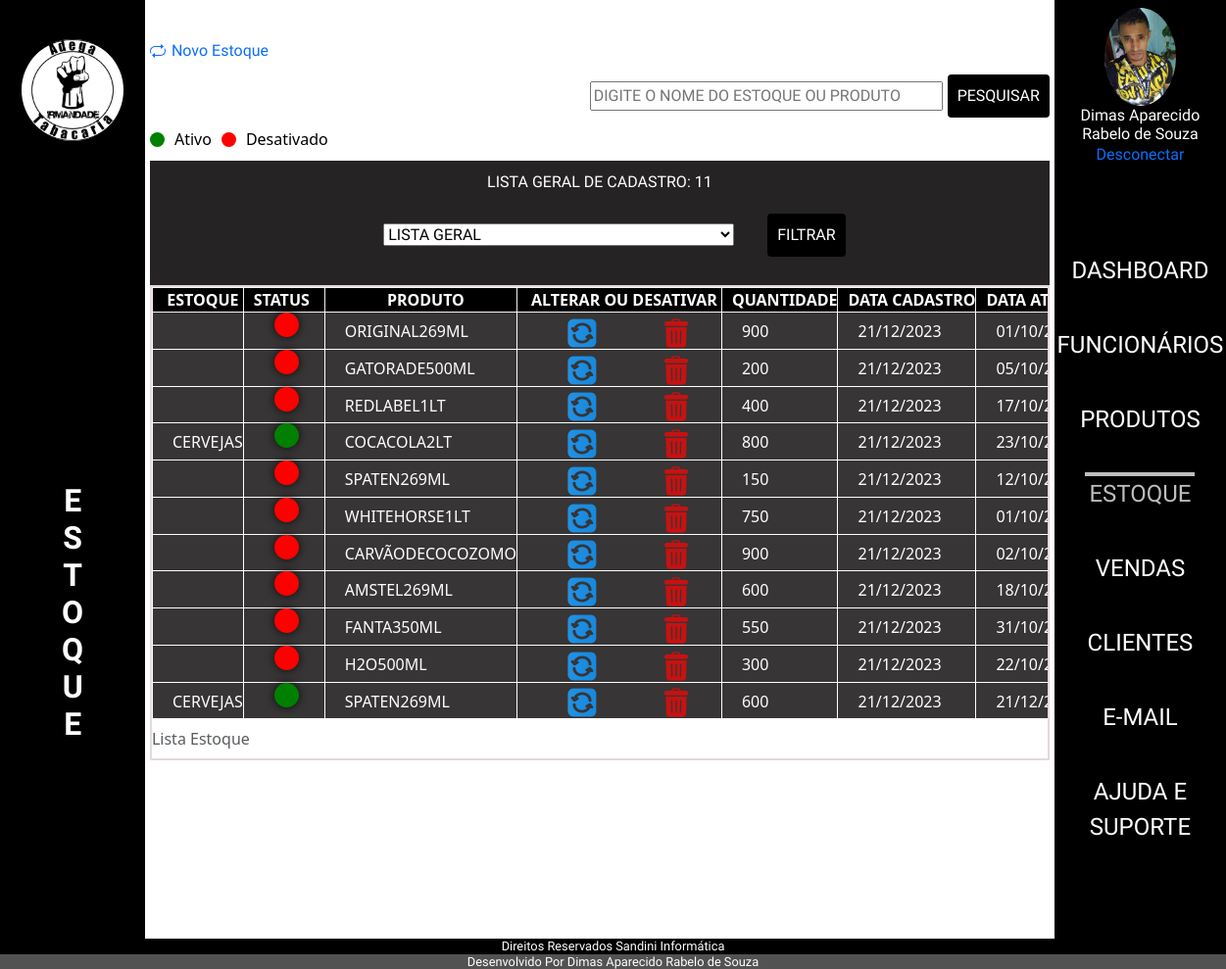
Page /admin/index.php?p=estoque (signed in) on the earlier database version.
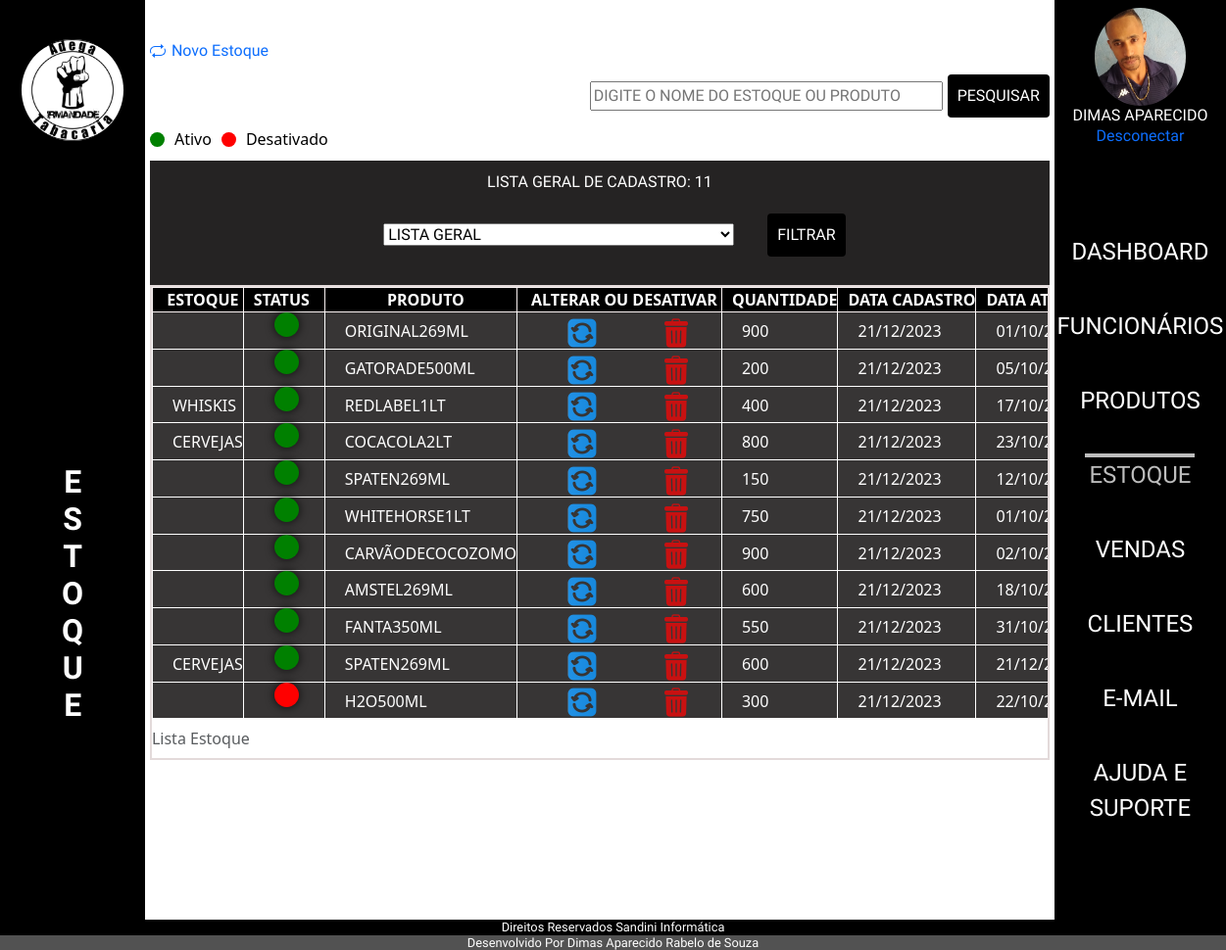
Same page on the later database version.
### tables this page shows
CREATE TABLE `tblestoque` (
  `idEstoque` int(11) NOT NULL,
  `nomeEstoque` varchar(100) DEFAULT NULL,
  `quantidadeEstoque` int(11) DEFAULT NULL,
  `dataCadastroEstoque` date DEFAULT curdate(),
  `dataAtualiEstoque` date DEFAULT curdate(),
  `statusEstoque` varchar(10) DEFAULT NULL,
  `horaEstoque` time DEFAULT curtime(),
  `idProduto` int(11) DEFAULT NULL
);

CREATE TABLE `tblprodutos` (
  `idProduto` int(11) NOT NULL,
  `nomeProduto` varchar(255) DEFAULT NULL,
  `descricaoProduto` varchar(50) DEFAULT NULL,
  `categoriaProduto` varchar(50) DEFAULT NULL,
  `statusProduto` varchar(255) DEFAULT 'Ativo',
  `precoCompraProduto` double(10,2) DEFAULT NULL,
  `precoVendaProduto` double(10,2) DEFAULT NULL,
  `fornecedorProduto` varchar(20) DEFAULT NULL,
  `dataReceProduto` date DEFAULT curdate(),
  `horaProduto` time DEFAULT curtime()
);

CREATE TABLE `tblusuarios` (
  `idUsuario` int(11) NOT NULL,
  `nomeUsuario` varchar(50) NOT NULL,
  `emailUsuario` varchar(80) NOT NULL,
  `senhaUsuario` varchar(20) NOT NULL,
  `statusUsuario` varchar(10) NOT NULL,
  `fotoUsuario` varchar(100) NOT NULL
);

### admin/authenticacao.php (called while the page is built, shortened)
<?php
if (isset($_SESSION['idUsuario'])) {
    $tipoUsuario = 'cliente';
} elseif (isset($_SESSION['idFuncionario'])) {
    $id = $_SESSION['idFuncionario'];
    $tipoUsuario = 'funcionario';
} else {
    header("location: http://localhost/ProjetoAdegaIrmandade/admin/loginAdmin.php");
    exit;
}
$pagina = @$_GET['p'];
require_once('class/cliente.php');
require_once('class/funcionario.php');
if ($tipoUsuario === 'cliente') {
    $usuarios = new ClienteClass($id);
} elseif ($tipoUsuario === 'funcionario') {
    $funcionarios = new FuncionarioClass($id);
    $usuario = $funcionarios;
}

### admin/class/estoque.php (called while the page is built, shortened)
<?php
class EstoqueClass
{
    public function listarEstoque()
{
    $sql = "SELECT
        m.idEstoque,
        m.nomeEstoque,
        m.quantidadeEstoque,
        m.dataCadastroEstoque,
        m.dataAtualiEstoque,
        m.statusEstoque,
        m.horaEstoque,
        a.nomeProduto
    FROM
        tblestoque m
    INNER JOIN
        tblprodutos a ON m.idProduto = a.idProduto
    WHERE
        m.statusEstoque = 'ATIVO'
    ORDER BY
        m.idEstoque ASC";
    try {
        $conn = Conexao::LigarConexao();
        $resultado = $conn->query($sql);
        $lista = $resultado->fetchAll();
        return $lista;
    } catch (PDOException $e) {
        echo "Erro na consulta: " . $e->getMessage();
        return false;
    }
}
public function listarEstoqueDesativados()
{
    $sql = "SELECT
        m.idEstoque,
        m.nomeEstoque,
        m.quantidadeEstoque,
        m.dataCadastroEstoque,
        m.dataAtualiEstoque,
        m.statusEstoque,
        m.horaEstoque,
        a.nomeProduto
    FROM
        tblestoque m
    INNER JOIN
        tblprodutos a ON m.idProduto = a.idProduto
    WHERE
        m.statusEstoque = 'DESATIVADO'
    ORDER BY
        m.idEstoque ASC";
    try {
        $conn = Conexao::LigarConexao();
        $resultado = $conn->query($sql);
        $lista = $resultado->fetchAll();
        return $lista;
    } catch (PDOException $e) {
        echo "Erro na consulta: " . $e->getMessage();
        return false;
    }
}
}

### admin/class/cliente.php (called while the page is built, shortened)
<?php
class ClienteClass
{
    public $idUsuario;
public function __construct($id = false)
    {
        if ($id) {
            $this->idUsuario = $id;
            $this->Carregar();
        }
    }
    public function Carregar()
    {
        $query = "SELECT * FROM tblusuarios WHERE idUsuario = " . $this->idUsuario;
        $conn = Conexao::LigarConexao();
        $resultado = $conn->query($query);
        $lista = $resultado->fetchAll();
        foreach ($lista as $linha) {
            $this->nomeUsuario = $linha['nomeUsuario'];
            $this->fotoUsuario = $linha['fotoUsuario'];
        }
        }
 }

### admin/estoque/listar.php (the view, shortened to what this page needs)
<?php
require_once('class/estoque.php');
$estoque = new EstoqueClass();
$listaAtivos = $estoque->listarEstoque();
$listaDesativados = $estoque->listarEstoqueDesativados();
$listaFiltrada = array_merge($listaAtivos, $listaDesativados);
$statusFiltrar = '';
$totalCadastrados = count($listaFiltrada);
$totalAtivos = count($listaAtivos);
$totalDesativados = count($listaDesativados);
?>
<div>
    <a class="icon-link icon-link-hover" style="--bs-icon-link-transform: translate3d(0, -.125rem, 0);" href="index.php?p=estoque&e=cadastrar">
        Novo Estoque
    </a>
</div>
<div>
    <form class="CampoPes" action="" method="POST">
        <input type="text" id="searchInput" name="searchInput" placeholder="Digite o nome do Estoque ou Produto">
        <button type="submit">Pesquisar</button>
    </form>
</div>
<?php if (empty($statusFiltrar) || $statusFiltrar === 'LISTA GERAL') : ?>
    <div class="legenda-status">
        <div class="bolinha verde"></div>
        <span>Ativo</span>
        <div class="bolinha vermelha"></div>
        <span>Desativado</span>
    </div>
<?php endif; ?>
<form class="formStatus" action="" method="POST">
    <div>
        <select class="seleAtual" aria-label="Default select example" name="statusEstoque">
            <option value="" <?php echo empty($statusFiltrar) ? 'selected' : 'LISTA GERAL'; ?>>LISTA GERAL</option>
        </select>
        <button type="submit">Filtrar</button>
    </div>
    <div>
        <?php if ($statusFiltrar === 'ATIVO') : ?>
            <p class="total">Total de ativos: <?php echo $totalAtivos; ?></p>
        <?php elseif ($statusFiltrar === 'DESATIVADO') : ?>
            <p class="total">Total de desativados: <?php echo $totalDesativados; ?></p>
        <?php else : ?>
            <p class="total">Lista Geral de Cadastro: <?php echo $totalCadastrados; ?></p>
        <?php endif; ?>
    </div>
</form>
<div class="table-container" id="arrastarMouse">
    <div>
        <table>
            <caption>Lista Estoque</caption>
            <thead>
                <tr>
                    <th>Estoque</th>
                    <?php if (empty($statusFiltrar) || $statusFiltrar === 'LISTA GERAL') : ?>
                        <th class="spanstatus">Status</th>
                    <?php endif; ?>
                    <th>Produto</th>
                    <?php if ($statusFiltrar !== 'DESATIVADO') : ?>
                        <th>Alterar ou Desativar</th>
                    <?php endif; ?>
                    <th>Quantidade</th>
                    <th>Data Cadastro</th>
                    <th>Data Atualização</th>
                </tr>
            </thead>
            <tbody>
                <?php foreach ($listaFiltrada as $linha) : ?>
                    <?php if (empty($statusFiltrar) || $linha['statusEstoque'] === $statusFiltrar) : ?>
                        <tr>
                            <td><?php echo $linha['nomeEstoque'] ?></td>
                            <?php if (empty($statusFiltrar) || $statusFiltrar === 'LISTA GERAL') : ?>
                                <td class="spanstatus">
                                    <?php if ($linha['statusEstoque'] === 'ATIVO') : ?>
                                        <span class="status-span active-status"></span>
                                    <?php else : ?>
                                        <span class="status-span inactive-status"></span>
                                    <?php endif; ?>
                                </td>
                            <?php endif; ?>
                            <td><?php echo $linha['nomeProduto'] ?></td>
                            <?php if ($statusFiltrar !== 'DESATIVADO') : ?>
                                <td class="btngrudsicone">
                                    <a href="index.php?p=estoque&e=atualizar&id=<?php echo $linha['idEstoque'] ?>" >
                                        <img src="./img/setas-flechas.png" alt="">
                                    </a>
                                    <a href="index.php?p=estoque&e=desativar&id=<?php echo $linha['idEstoque'] ?>" onclick="return confirmarDesativacao()">
                                        <img src="./img/lixeira-de-reciclagem.png" alt="">
                                    </a>
                                </td>
                            <?php endif; ?>
                            <td><?php echo $linha['quantidadeEstoque'] ?></td>
                            <td><?php echo date('d/m/Y', strtotime($linha['dataCadastroEstoque'])) ?></td>
                            <td><?php echo date('d/m/Y', strtotime($linha['dataAtualiEstoque'])) ?></td>
                        </tr>
                    <?php endif; ?>
                <?php endforeach; ?>
            </tbody>
        </table>
    </div>
</div>

### admin/index.php (shortened to what this page needs)
<?php
require_once('authenticacao.php');
?>
<!DOCTYPE html>
<html lang="pt-BR">
<head>
    <link rel="stylesheet" href="../src/css/reset.css">
    <link rel="stylesheet" href="https://cdnjs.cloudflare.com/ajax/libs/animate.css/4.1.1/animate.min.css">
    <link rel="stylesheet" href="https://cdn.jsdelivr.net/npm/bootstrap@5.3.2/dist/css/bootstrap.min.css">
    <link rel="stylesheet" href="./css/estilo.css">
</head>
<body>
    <main>
        <section class="topoEsquerda">
            <h1>
                <img src="img/logoadega.png" alt=" imagem da logo">
            </h1>
            <?php
            if ($pagina == '') {
                $texto = '';
            } else {
                $texto = '' . $pagina;
            }
            echo '<h2 class="vertical-text">';
            for ($i = 0; $i < strlen($texto); $i++) {
                echo '<span>' . $texto[$i] . '</span>';
            }
            echo '</h2>';
            ?>
        </section>
        <div class="box">
            <?php
            switch ($pagina) {
                case 'estoque':
                    require_once('estoque/estoque.php');
                    break;
            }
            ?>
        </div>
        <div class="menu">
            <?php
            $pagina = @$_GET['p'];
            ?>
           <div class="divlogin">
    <?php
    $foto = isset($usuarios->fotoUsuario) ? $usuarios->fotoUsuario : (isset($funcionarios->fotoFuncionario) ? $funcionarios->fotoFuncionario : null);
    $nome = isset($usuarios->nomeUsuario) ? $usuarios->nomeUsuario : (isset($funcionarios->nomeFuncionario) ? $funcionarios->nomeFuncionario : null);
    if (!empty($foto)) {
        echo '<img src="../admin/img/' . $foto . '" alt="User">';
    } else {
        echo '<img src="../admin/img/btnuser.png" alt="Imagem Padrão">';
    }
    echo '<h2>' . $nome . '</h2>';
    ?>
    <a href="desconectar.php">Desconectar</a>
</div>
            <nav>
                <ul>
                    <li><a href="index.php?p=dashboard" class="<?= ($pagina == 'dashboard' || $pagina == '') ? 'menuAtivo' : ''; ?>"> Dashboard </a></li>
                    <li><a href="index.php?p=funcionarios" class="<?= ($pagina == 'funcionarios') ? 'menuAtivo' : ''; ?>"> Funcionários </a></li>
                    <li><a href="index.php?p=produtos" class="<?= ($pagina == 'produtos') ? 'menuAtivo' : ''; ?>"> Produtos </a></li>
                    <li><a href="index.php?p=estoque" class="<?= ($pagina == 'estoque') ? 'menuAtivo' : ''; ?>"> Estoque </a></li>
                    <li><a href="index.php?p=vendas" class="<?= ($pagina == 'vendas') ? 'menuAtivo' : ''; ?>"> Vendas </a></li>
                    <li><a href="index.php?p=clientes" class="<?= ($pagina == 'clientes') ? 'menuAtivo' : ''; ?>"> Clientes </a></li>
                    <li><a href="index.php?p=contato" class="<?= ($pagina == 'contato') ? 'menuAtivo' : ''; ?>"> E-mail </a></li>
                    <li><a href="index.php?p=ajuda%20e%20suporte" class="<?= ($pagina == 'ajuda e suporte') ? 'menuAtivo' : ''; ?>"> Ajuda e Suporte </a></li>
                </ul>
            </nav>
        </div>
    </main>
    <footer class="rodape">
        <h2>Direitos Reservados Sandini Informática</h2>
        <h2 class="h2d">Desenvolvido Por Dimas Aparecido Rabelo de Souza</h2>
    </footer>
</body>
</html>

### admin/estoque/estoque.php
<?php
$pagina = @$_GET['e'];
if ($pagina == NULL) {
    require_once ('listar.php');
}else {
    if($pagina == 'cadastrar') { require_once('cadastrar.php');}
    if($pagina ==  'atualizar') { require_once('atualizar.php');}
    if($pagina == 'desativar' ) { require_once('desativar.php');}
    if($pagina == 'ativar' ) { require_once('ativar.php');}
}

### admin/css/estilo.css (style rules this page uses)
* a, h1, h2, h3, h4 { font-family: 'Secular One'; font-size: 16px; text-align: center; margin: 0; padding: 0; box-sizing: border-box; text-decoration: none; }
select, input { text-transform: uppercase; }
body { display: flex; flex-direction: column; min-height: 100vh; color: #ffffff; }
.vertical-text { writing-mode: vertical-lr; text-orientation: upright; white-space: nowrap; display: inline-block; font-family: 'Secular One'; font-size: 2.0em; font-weight: bold; text-transform: uppercase; }
h1 { width: 80%; margin-top: 10px }
h1 img { width: 70%; border-radius: 50%; }
.divlogin { width: 100%; display: flex; align-items: center; flex-direction: column; justify-content: space-between; padding: 8px; }
.divlogin img { border-radius: 50%; max-width: 180px; max-height: 100px; }
.topoEsquerda { background: #000000; display: flex; flex-direction: column; width: 200px; justify-content: space-between; align-items: center; padding-bottom: 200px; }
main { width: 100%; flex: 1; display: flex; }
.menu { display: flex; background: #000000; color: #ffffff; text-align: center; margin: 0 auto; width: 14%; align-items: center; flex-direction: column; }
ul { padding: 60px 20px; }
ul li { padding: 20px 20px; }
nav ul li a { color: #ffffff; text-decoration: none; font-size: 1.5em; text-transform: uppercase; }
.menuAtivo { color: #bdbdbd !important; border-top: solid 4px #bdbdbd; padding: 4px; }
.box { width: 100%; min-height: 400px; overflow: auto; box-sizing: border-box; padding: 40px 5px; color: #000000; }
.rodape { width: 100%; }
.rodape h2 { background: #000000; margin-bottom: 0; font-size: 0.8em; }
.rodape .h2d { background: #525252; }
.table-container { max-height: 800px; overflow-y: auto; overflow-x: auto; border: 2px solid #e3dada; text-align: justify; white-space: nowrap; cursor: grab; }
table { width: 100%; border-collapse: collapse; border: 1px solid #f8f1f1; }
td { background: #373535; border: 1px solid #fff; color: #fff; text-indent: 20px; text-transform: uppercase; width: 100%; }
th { border: 1px solid #f8f1f1; text-align: center; font-size: 1.0em; font-weight: bold; text-transform: uppercase; text-indent: 10px; background: #000000; color: #ffffff; }
h1 { text-align: center; background: #000000; width: 100%; padding: 30px 0px; text-transform: uppercase; }
form { display: flex; flex-direction: column; align-items: center; background: #252323; width: 100%; font-family: 'Secular One'; text-transform: uppercase; }
input { margin: 5px 5px; width: 360px; text-transform: uppercase; }
select { margin: 30px; }
button { margin: 10px 0; padding: 10px; background-color: #000000; color: #fff; border: none; border-radius: 4px; text-transform: uppercase; }
.seleAtual { width: 358px; }
.total { color: #ffffff; font-size: 1.0em; margin-bottom: 0; }
.formStatus { display: flex; flex-direction: column-reverse; justify-content: space-around; padding: 10px; }
.CampoPes { display: flex; justify-content: flex-end; flex-direction: row; background: none; }
.btngrudsicone img { margin-right: 30px; margin-left: 30px; }
.spanstatus { text-align: center; padding-right: 15px; }
.status-span { display: inline-block; width: 25px; height: 25px; border-radius: 50%; box-shadow: 0 0 10px rgba(0, 0, 0, 0.8); }
.active-status { background-color: green; animation: pulse 1s infinite alternate; padding: 5px 5px; }
.inactive-status { background-color: red; animation: rotate 2s linear infinite, scale 1s ease-in-out infinite alternate; padding: 5px 5px; }
.legenda-status { display: flex; align-items: center; gap: 10px; margin-bottom: 10px; }
.bolinha { width: 15px; height: 15px; border-radius: 50%; }
.verde { background-color: green; }
.vermelha { background-color: red; }

Differences in the rows shown:
changed tblestoque "ORIGINAL269ML": statusEstoque "Ativo" → "ATIVO" (drawn)
changed tblestoque "GATORADE500ML": statusEstoque "Ativo" → "ATIVO" (drawn)
changed tblestoque "REDLABEL1LT": nomeEstoque (not shown) → "WHISKIS"; statusEstoque "Ativo" → "ATIVO" (drawn)
changed tblestoque (number 5 of 11 on the later page): statusEstoque "Ativo" → "ATIVO" (drawn)
changed tblestoque "WHITEHORSE1LT": statusEstoque "Ativo" → "ATIVO" (drawn)
changed tblestoque "CARVÃODECOCOZOMO": statusEstoque "Ativo" → "ATIVO" (drawn)
changed tblestoque "AMSTEL269ML": statusEstoque "Ativo" → "ATIVO" (drawn)
changed tblestoque "FANTA350ML": statusEstoque "Ativo" → "ATIVO" (drawn)
shown differently, row unchanged: tblestoque (number 10 of 11 on the later page): moves up the list
changed tblusuarios: fotoUsuario: a different picture; nomeUsuario "Dimas Aparecido Rabelo de Souza" → "DIMAS APARECIDO"
